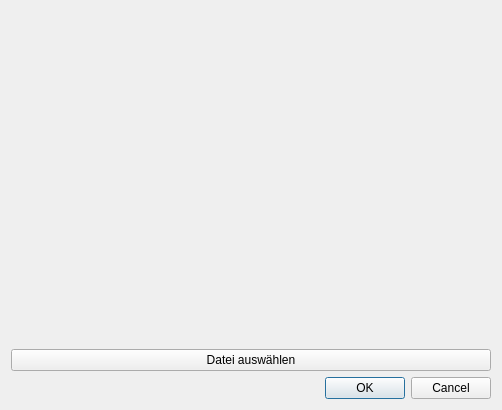
<?xml version="1.0" encoding="UTF-8"?>
<ui version="4.0">
 <class>SelectPicture</class>
 <widget class="QDialog" name="SelectPicture">
  <property name="geometry">
   <rect>
    <x>0</x>
    <y>0</y>
    <width>496</width>
    <height>410</height>
   </rect>
  </property>
  <property name="windowTitle">
   <string>Dialog</string>
  </property>
  <layout class="QVBoxLayout" name="verticalLayout">
   <item>
    <widget class="QLabel" name="pictureLabel">
     <property name="minimumSize">
      <size>
       <width>480</width>
       <height>332</height>
      </size>
     </property>
     <property name="maximumSize">
      <size>
       <width>480</width>
       <height>332</height>
      </size>
     </property>
     <property name="text">
      <string/>
     </property>
     <property name="scaledContents">
      <bool>true</bool>
     </property>
    </widget>
   </item>
   <item>
    <widget class="QPushButton" name="choosePicture">
     <property name="text">
      <string>Datei auswählen</string>
     </property>
    </widget>
   </item>
   <item>
    <widget class="QDialogButtonBox" name="buttonBox">
     <property name="orientation">
      <enum>Qt::Horizontal</enum>
     </property>
     <property name="standardButtons">
      <set>QDialogButtonBox::Cancel|QDialogButtonBox::Ok</set>
     </property>
     <property name="centerButtons">
      <bool>false</bool>
     </property>
    </widget>
   </item>
  </layout>
 </widget>
 <resources/>
 <connections>
  <connection>
   <sender>buttonBox</sender>
   <signal>accepted()</signal>
   <receiver>SelectPicture</receiver>
   <slot>accept()</slot>
   <hints>
    <hint type="sourcelabel">
     <x>248</x>
     <y>254</y>
    </hint>
    <hint type="destinationlabel">
     <x>157</x>
     <y>274</y>
    </hint>
   </hints>
  </connection>
  <connection>
   <sender>buttonBox</sender>
   <signal>rejected()</signal>
   <receiver>SelectPicture</receiver>
   <slot>reject()</slot>
   <hints>
    <hint type="sourcelabel">
     <x>316</x>
     <y>260</y>
    </hint>
    <hint type="destinationlabel">
     <x>286</x>
     <y>274</y>
    </hint>
   </hints>
  </connection>
 </connections>
</ui>
